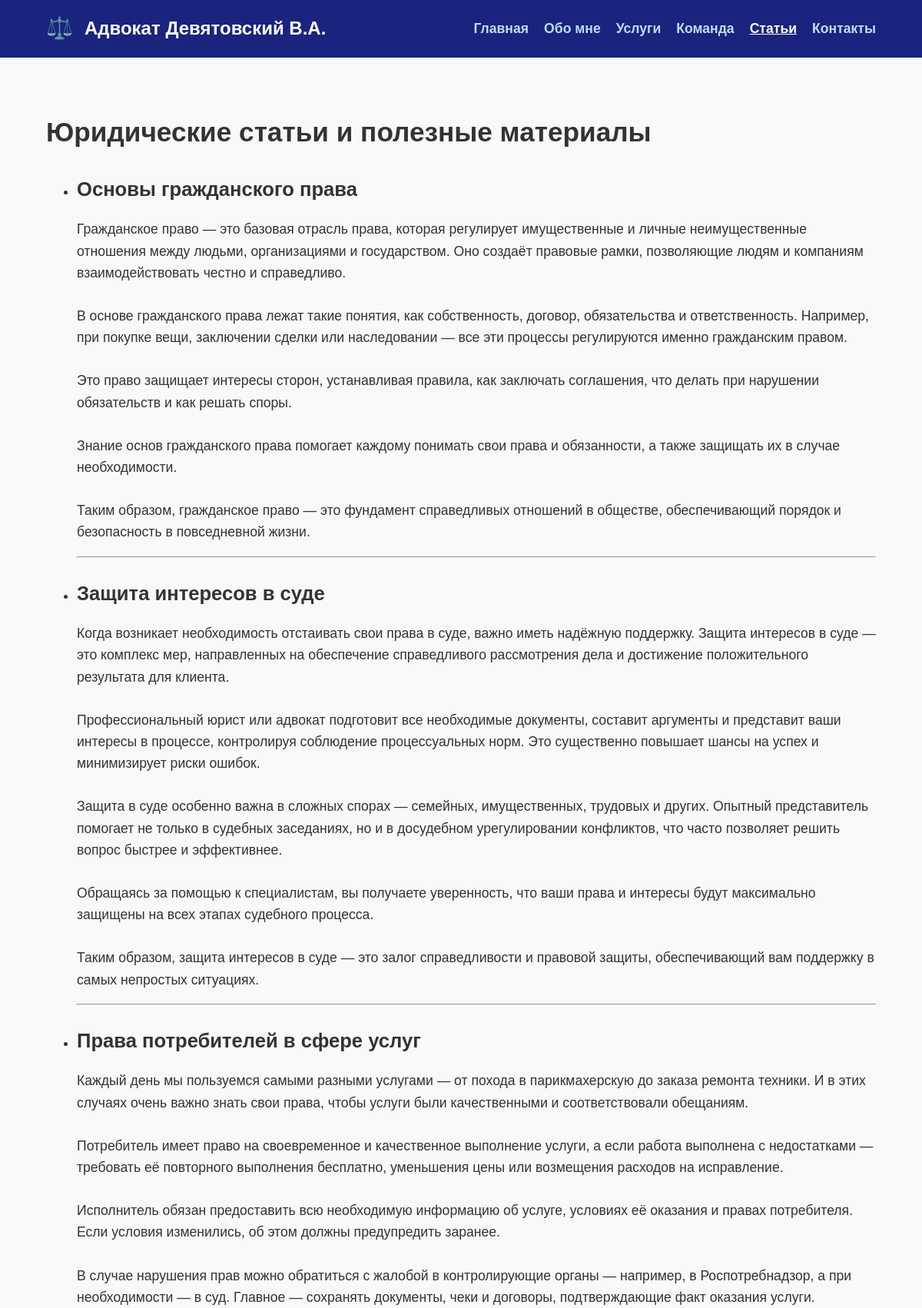
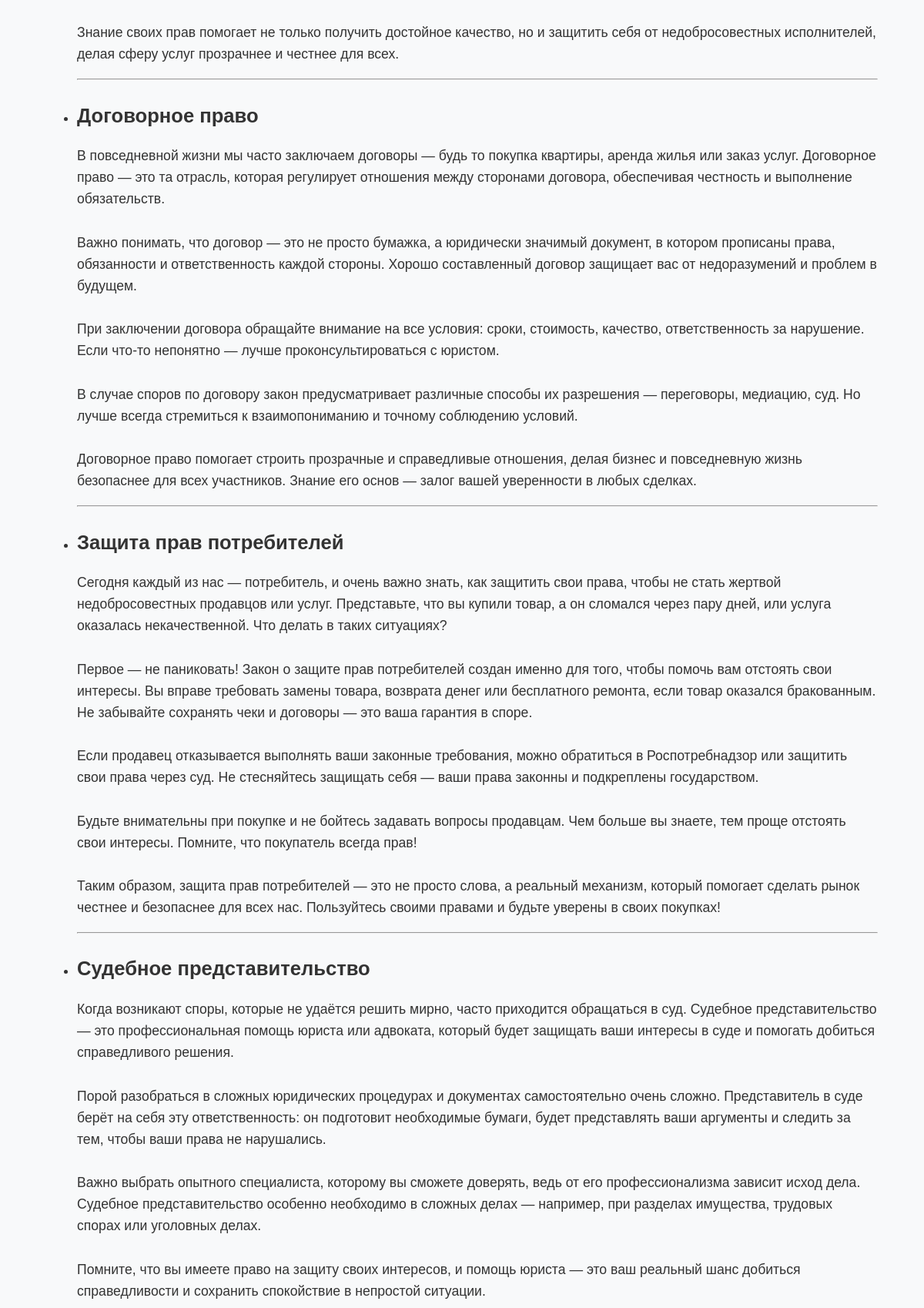
The app's page /articles.php (upper part) with its own data (2 pictures, top to bottom).
### tables this page shows
CREATE TABLE `articles` (
  `id` int(11) NOT NULL AUTO_INCREMENT,
  `title` varchar(255) NOT NULL,
  `content` text NOT NULL,
  `created_at` timestamp NOT NULL DEFAULT current_timestamp(),
  PRIMARY KEY (`id`)
);

### articles.php (the view, shortened to what this page needs)
<?php
require 'db.php';
$stmt = $pdo->query('SELECT * FROM articles ORDER BY created_at DESC');
$articles = $stmt->fetchAll();
?>
<!DOCTYPE html>
<html lang="ru">
<head>
  <link rel="stylesheet" href="css/style.css" />
</head>
<body>
<header>
  <div class="container header-content">
    <div class="logo">⚖️</div>
    <h1>Адвокат Девятовский В.А.</h1>
    <nav>
      <a href="index.php">Главная</a>
      <a href="about.php">Обо мне</a>
      <a href="services.php">Услуги</a>
      <a href="team.php">Команда</a>
      <a href="articles.php" class="active">Статьи</a>
      <a href="contact.php">Контакты</a>
    </nav>
  </div>
</header>
<main class="container">
  <h2>Юридические статьи и полезные материалы</h2>
  <?php if (count($articles) == 0): ?>
    <p>На данный момент статьи отсутствуют. Новые материалы появятся в ближайшее время.</p>
  <?php else: ?>
    <ul class="articles-list">
      <?php foreach ($articles as $article): ?>
        <li>
          <h3><?= htmlspecialchars($article['title']) ?></h3>
          <p><?= nl2br(htmlspecialchars($article['content'])) ?></p>
          <hr>
        </li>
      <?php endforeach; ?>
    </ul>
  <?php endif; ?>
</main>
</body>
</html>

### css/style.css (style rules this page uses)
body { font-size: 18px; line-height: 1.6; font-family: Arial, sans-serif; color: #222; }
h1 { font-size: 2.8rem; margin-bottom: 0.5em; }
h2 { font-size: 2.2rem; margin-bottom: 0.5em; }
h3 { font-size: 1.6rem; margin-bottom: 0.5em; }
p, li, label { font-size: 1.1rem; }
a { font-size: 1.1rem; color: #1a237e; text-decoration: none; }
body { font-family: Arial, sans-serif; background-color: #f8f9fa; color: #333; margin: 0; padding: 0; }
.container { width: 90%; max-width: 1200px; margin: 0 auto; }
header { background-color: #1a237e; color: white; padding: 15px 0; }
.header-content { display: flex; align-items: center; justify-content: space-between; }
.logo { font-size: 28px; margin-right: 15px; }
header h1 { margin: 0; font-size: 24px; flex-grow: 1; }
nav a { color: #bbdefb; text-decoration: none; margin-left: 15px; font-weight: bold; }
nav a.active { color: #ffffff; text-decoration: underline; }
main { padding: 40px 0; }

### records on screen
articles: title "Основы гражданского права", content "Гражданское право — это базовая отрасль права, которая регулирует имущественные и личные неимущественные отношения между людьми, организациями и государством. Оно создаёт правовые рамки, позволяющие людям и компаниям взаимодействовать честно и справедливо. В основе гражданского права лежат такие понятия, как собственность, договор, обязательства и ответственность. Например, при покупке вещи, заключении сделки или наследовании — все эти процессы регулируются именно гражданским правом. Это право защищает интересы сторон, устанавливая правила, как заключать соглашения, что делать при нарушении обязательств и как решать споры. Знание основ гражданского права помогает каждому понимать свои права…"
articles: title "Защита интересов в суде", content "Когда возникает необходимость отстаивать свои права в суде, важно иметь надёжную поддержку. Защита интересов в суде — это комплекс мер, направленных на обеспечение справедливого рассмотрения дела и достижение положительного результата для клиента. Профессиональный юрист или адвокат подготовит все необходимые документы, составит аргументы и представит ваши интересы в процессе, контролируя соблюдение процессуальных норм. Это существенно повышает шансы на успех и минимизирует риски ошибок. Защита в суде особенно важна в сложных спорах — семейных, имущественных, трудовых и других. Опытный представитель помогает не только в судебных заседаниях, но и в досудебном урегулировании конфликтов, что…"
articles: title "Права потребителей в сфере услуг", content "Каждый день мы пользуемся самыми разными услугами — от похода в парикмахерскую до заказа ремонта техники. И в этих случаях очень важно знать свои права, чтобы услуги были качественными и соответствовали обещаниям. Потребитель имеет право на своевременное и качественное выполнение услуги, а если работа выполнена с недостатками — требовать её повторного выполнения бесплатно, уменьшения цены или возмещения расходов на исправление. Исполнитель обязан предоставить всю необходимую информацию об услуге, условиях её оказания и правах потребителя. Если условия изменились, об этом должны предупредить заранее. В случае нарушения прав можно обратиться с жалобой в контролирующие органы — например, в…"
articles: title "Договорное право", content "В повседневной жизни мы часто заключаем договоры — будь то покупка квартиры, аренда жилья или заказ услуг. Договорное право — это та отрасль, которая регулирует отношения между сторонами договора, обеспечивая честность и выполнение обязательств. Важно понимать, что договор — это не просто бумажка, а юридически значимый документ, в котором прописаны права, обязанности и ответственность каждой стороны. Хорошо составленный договор защищает вас от недоразумений и проблем в будущем. При заключении договора обращайте внимание на все условия: сроки, стоимость, качество, ответственность за нарушение. Если что-то непонятно — лучше проконсультироваться с юристом. В случае споров по договору закон…"
articles: title "Защита прав потребителей", content "Сегодня каждый из нас — потребитель, и очень важно знать, как защитить свои права, чтобы не стать жертвой недобросовестных продавцов или услуг. Представьте, что вы купили товар, а он сломался через пару дней, или услуга оказалась некачественной. Что делать в таких ситуациях? Первое — не паниковать! Закон о защите прав потребителей создан именно для того, чтобы помочь вам отстоять свои интересы. Вы вправе требовать замены товара, возврата денег или бесплатного ремонта, если товар оказался бракованным. Не забывайте сохранять чеки и договоры — это ваша гарантия в споре. Если продавец отказывается выполнять ваши законные требования, можно обратиться в Роспотребнадзор или защитить свои права…"
articles: title "Судебное представительство", content "Когда возникают споры, которые не удаётся решить мирно, часто приходится обращаться в суд. Судебное представительство — это профессиональная помощь юриста или адвоката, который будет защищать ваши интересы в суде и помогать добиться справедливого решения. Порой разобраться в сложных юридических процедурах и документах самостоятельно очень сложно. Представитель в суде берёт на себя эту ответственность: он подготовит необходимые бумаги, будет представлять ваши аргументы и следить за тем, чтобы ваши права не нарушались. Важно выбрать опытного специалиста, которому вы сможете доверять, ведь от его профессионализма зависит исход дела. Судебное представительство особенно необходимо в сложных…"
